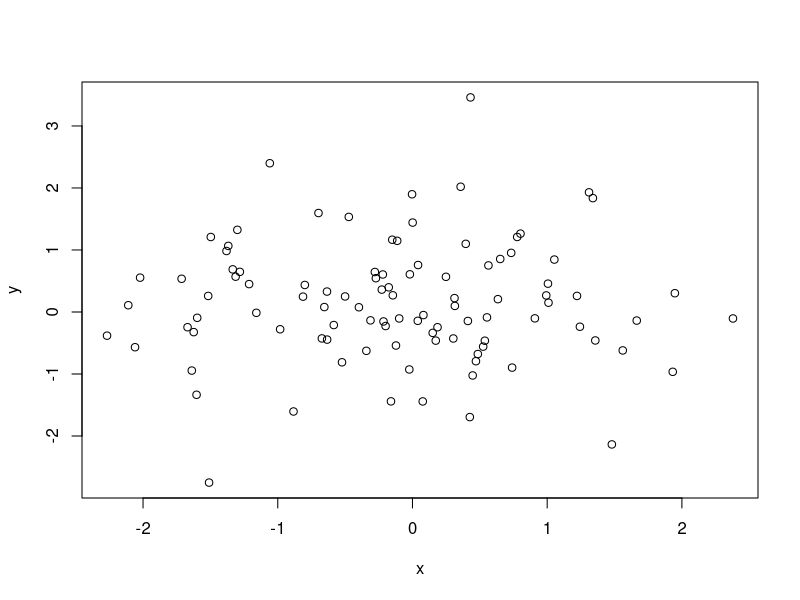

This figure's R source:
## ---- chunk 1
knitr::opts_chunk$set(echo = TRUE)
## ---- chunk 2
x = rnorm(100)
y = rnorm(100)
plot(x,y)
